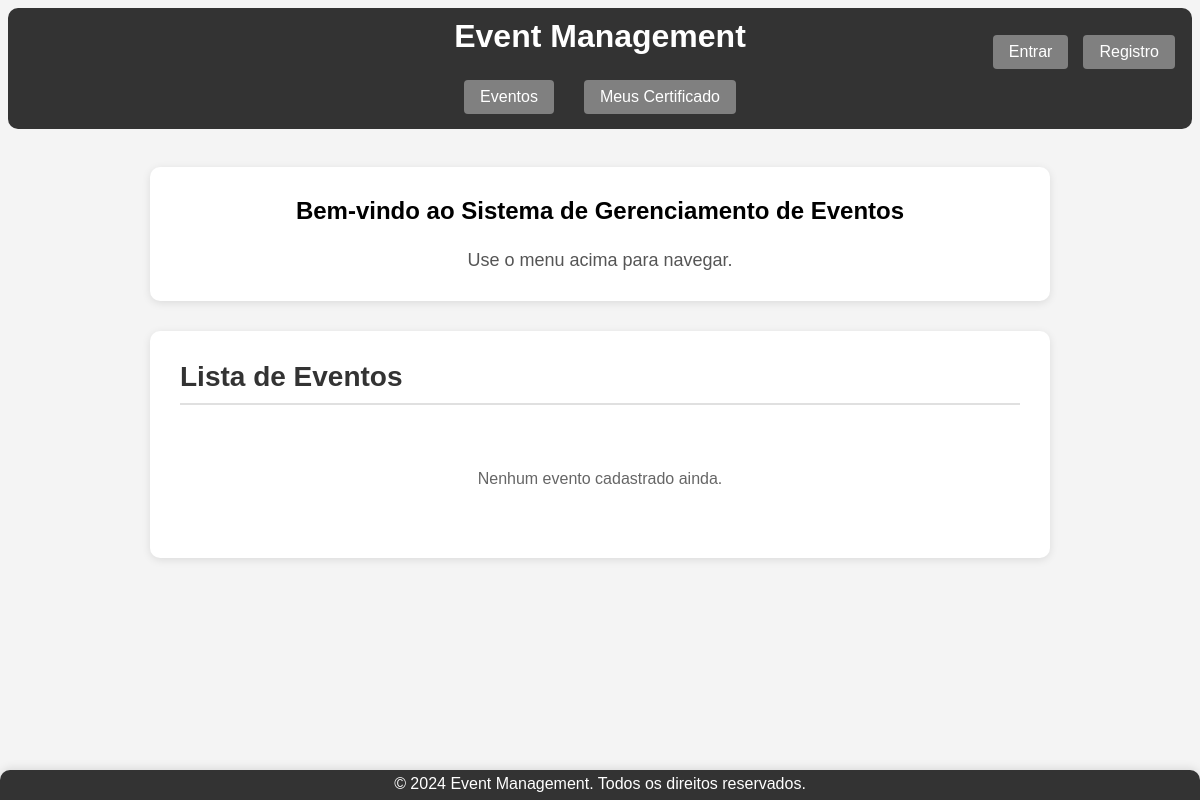
/, run on an earlier commit of the app's database.
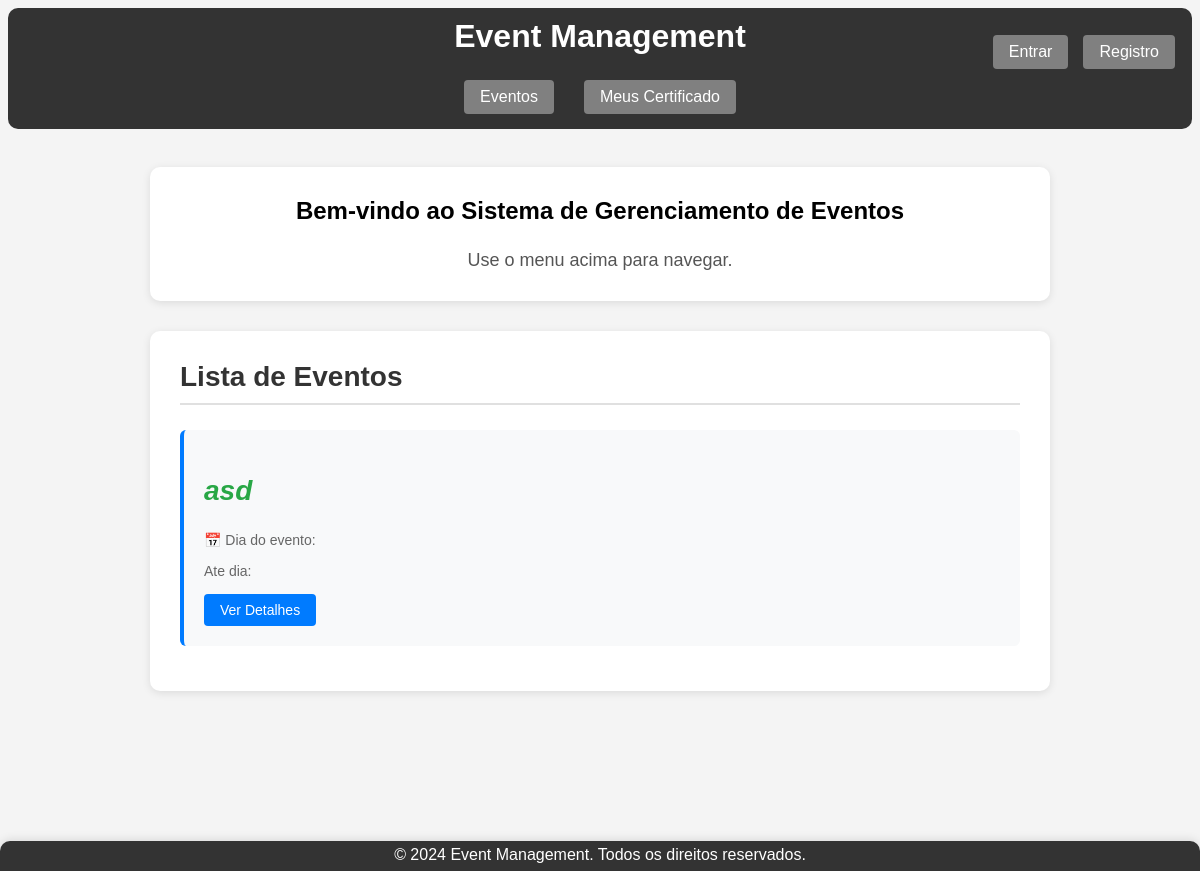
And on a later commit of the database.
### app/models.py (models this page shows, shortened)
class Event(models.Model):
    event_type_choices = [
        ('Palestra', 'Palestra'),
        ('Workshop', 'Workshop'),
        ('Seminário', 'Seminário'),
        ('Curso', 'Curso'),
        ('Congresso', 'Congresso'),
        ('Simpósio', 'Simpósio'),
        ('Fórum', 'Fórum'),
        ('Mesa Redonda', 'Mesa Redonda'),
    ]
    title = models.CharField(max_length=200, verbose_name="Título")
    description = models.TextField(verbose_name="Descrição")
    initial_date = models.DateField(default= '9999-12-31', verbose_name="Data de Início")
    final_date = models.DateField(default='9999-12-31', verbose_name="Data Final")
    location = models.CharField(max_length=200, verbose_name="Local")
    max_capacity = models.IntegerField(verbose_name="Capacidade Máxima")
    creator = models.ForeignKey(
        settings.AUTH_USER_MODEL,
        on_delete=models.CASCADE,
        related_name='created_events',
        null=True,
        blank=True,
        verbose_name="Criador"
    )
    event_type = models.CharField(max_length=20, choices=event_type_choices, default='Palestra', verbose_name="Tipo de Evento")
    event_start = models.TimeField(null=False, blank=True, verbose_name="Horario de Início")
    event_end = models.TimeField(null=False, blank=True, verbose_name="Horario de Término")
    participants = models.ManyToManyField(
        settings.AUTH_USER_MODEL,
        through='EventParticipant',
        through_fields=('event', 'participant'),
        related_name='attended_events',
        blank=True,
        verbose_name="Participantes"
    )
    class Meta:
        db_table = 'event'
        ordering = ['initial_date']
        verbose_name = 'Evento' # Português
        verbose_name_plural = 'Eventos' # Português

### app/views.py (the view)
# urls.py: path('', views.home, name='home'),
def home(request):
    eventos = Event.objects.all()
    return render(request, 'event_list.html', {'eventos': eventos})

### app/templates/event_list.html (shortened to what this page needs)
{% extends "base.html" %}
{% block content %}
{% load static %}
 <div class="welcome-container">
        <h2>Bem-vindo ao Sistema de Gerenciamento de Eventos</h2>
        <p>Use o menu acima para navegar.</p>
    </div>
<div class="events-container">
    <h2>Lista de Eventos</h2>
    <hr>
    {% if eventos %}
        <ul class="events-list">
            {% for evento in eventos %}
                <li class="event-item">
                    <div class="event-title">{{ evento.title }}</div>
                    <p class="event-date">📅 Dia do evento: {{ evento.initial_date|date:"d/m/Y" }}</p>
                    <p class="event-date">Ate dia: {{ evento.final_date|date:"d/m/Y" }}</p>
                    <div class="event-actions">
                        <a href="{% url 'event_detail' pk=evento.pk %}" class="btn-details">Ver Detalhes</a>
                    </div>
                </li>
            {% endfor %}
        </ul>
    {% else %}
        <p class="no-events">Nenhum evento cadastrado ainda.</p>
    {% endif %}
</div>
{% endblock %}

What changed in the data, as far as the page shows it:
added Event: title "asd"
Also different on the page:
text no longer shown: "Nenhum evento cadastrado ainda."
